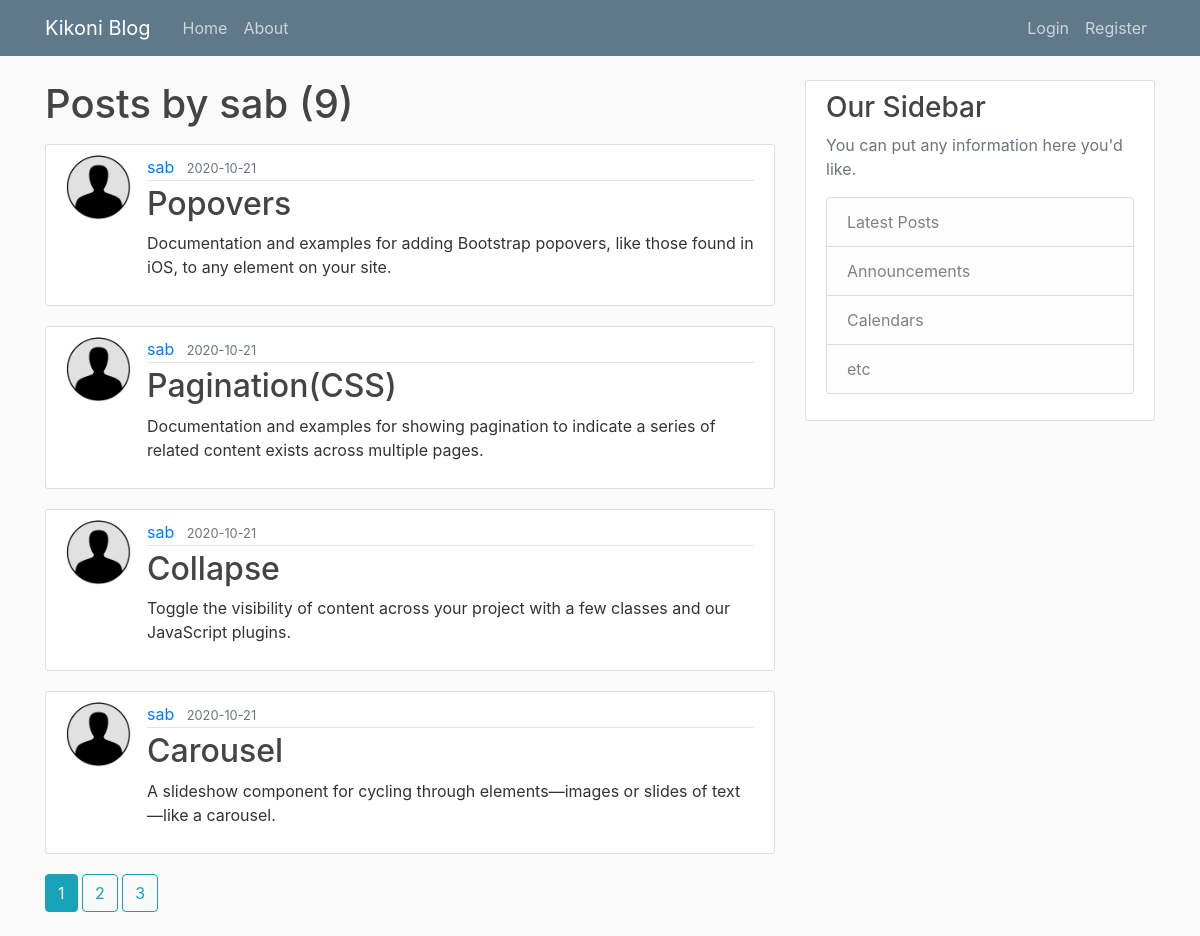
The page /user/sab on the database its author committed.
### webapp/models.py (models this page shows, shortened)
class User (db.Model, UserMixin):  #will automatically create a table named user (lowercase u)
    id = db.Column(db.Integer, primary_key=True)
    username = db.Column(db.String(20), unique=True, nullable=False)
    email = db.Column(db.String(120), unique=True, nullable=False)
    image_file = db.Column(db.String(20), nullable=False, default='default.jpg')
    password = db.Column(db.String(60), nullable=False)
    posts = db.relationship('Post', backref='author', lazy=True) #capital P bse we're ref-ing the acutal Post class

class Post (db.Model):   #will auto create a table named post (p)
    id = db.Column(db.Integer, primary_key=True)
    title = db.Column(db.String(100), nullable=False)
    date_posted = db.Column(db.DateTime(20), nullable=False, default=datetime.utcnow)
    content = db.Column(db.Text, nullable=False)
    user_id = db.Column (db.Integer, db.ForeignKey('user.id'), nullable=True) #small u bse we-r ref-ing table name & column name

### webapp/routes.py (the view)
@app.route("/user/<string:username>")
def user_posts(username):
    page = request.args.get('page', 1, type=int)
    user = User.query.filter_by(username=username).first_or_404()
    posts = Post.query.filter_by(author=user)\
        .order_by(Post.date_posted.desc())\
        .paginate(page=page, per_page=4)
    return render_template('user_posts.html', posts=posts, user=user)

### webapp/templates/user_posts.html
{% extends 'layout.html'%}
{% block content %}
    <h1 class="mb-3">Posts by {{ user.username }} ({{ posts.total }})</h1>
    {% for post in posts.items %}
        <article class="media content-section">
            <img class="rounded-circle article-img" src="{{ url_for('static', filename='profile_pics/' + post.author.image_file) }}">
            <div class="media-body">
                <div class="article-metadata">
                    <a class="mr-2" href="{{ url_for('user_posts', username=post.author.username) }}">{{ post.author.username }}</a>
                    <small class="text-muted">{{ post.date_posted.strftime('%Y-%m-%d') }}</small>
                </div>
                <h2><a class="article-title" href="{{ url_for('post', post_id=post.id) }}">{{ post.title }}</a></h2>
            <p class="article-content">{{ post.content }}</p>
            </div>
        </article>
    {% endfor %}
    {% for page_num in posts.iter_pages(left_edge=1, right_edge=1, left_current=1, right_current=2) %}
        {% if page_num %}
            {% if posts.page == page_num %}
                <a class="btn btn-info mb-4" href="{{ url_for('user_posts', username=user.username, page=page_num) }}">{{ page_num }}</a>
            {% else %}
                <a class="btn btn-outline-info mb-4" href="{{ url_for('user_posts',username=user.username, page=page_num) }}">{{ page_num }}</a>
            {% endif %}
        {% else %}
        ...
        {% endif %}
    {% endfor %}
{% endblock content %}

### webapp/static/main.css (style rules this page uses)
body { background: #fafafa; color: #333333; margin-top: 5rem; }
h1, h2, h3, h4, h5, h6 { color: #444444; }
.content-section { background: #ffffff; padding: 10px 20px; border: 1px solid #dddddd; border-radius: 3px; margin-bottom: 20px; }
.article-title { color: #444444; }
.article-content { white-space: pre-line; }
.article-img { height: 65px; width: 65px; margin-right: 16px; }
.article-metadata { padding-bottom: 1px; margin-bottom: 4px; border-bottom: 1px solid #e3e3e3 }

### rows shown on the page
User: username "sab"
Post: image_file (placeholder picture), author.username "sab", date_posted "2020-10-21", title "Popovers", content "Documentation and examples for adding Bootstrap popovers, like those found in iOS, to any element on your site."
Post: image_file (placeholder picture), author.username "sab", date_posted "2020-10-21", title "Pagination(CSS)", content "Documentation and examples for showing pagination to indicate a series of related content exists across multiple pages."
Post: image_file (placeholder picture), author.username "sab", date_posted "2020-10-21", title "Collapse", content "Toggle the visibility of content across your project with a few classes and our JavaScript plugins."
Post: image_file (placeholder picture), author.username "sab", date_posted "2020-10-21", title "Carousel", content "A slideshow component for cycling through elements—images or slides of text—like a carousel."

### other values the page prints
{{ posts.total }} "9"
{{ page_num }} "1"
{{ page_num }} "2" "3"
